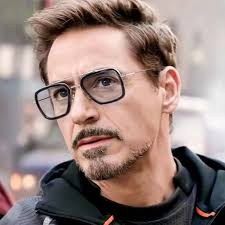
#> input picture tny1.jpeg, 225 x 225 px, found by its file name
$ python 'Grey&BW.py'
#> lines starting #> are read from the running program, lines starting #| are printed output that depends on the picture; after the words box and inside, x2 and y2 are one past the last pixel; in counts of white or black regions, pixels touching at a corner belong together
# Grey Scale image
import cv2
img1=cv2.imread('/home/rizzal/Documents/git/Python/Opencv/tny1.jpeg')
#> img1 is the input picture: shape (225, 225, 3); mean B, G, R 126.3, 131.2, 151.9

gry_img=cv2.cvtColor(img1,cv2.COLOR_BGR2GRAY)  # color image converted to gray color
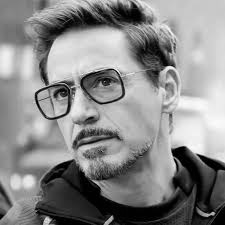
#> gry_img: shape (225, 225); min 0, max 253, mean 136.8

# print(gry_img)
cv2.imshow("COLOR IMAGE ",img1)
cv2.imshow("Grey Scale Color",gry_img)
cv2.waitKey()
cv2.destroyAllWindows()

# Binary Image
(thresh,bw_img)=cv2.threshold(gry_img,200,255,cv2.THRESH_BINARY | cv2.THRESH_OTSU)
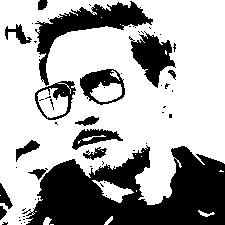
#> bw_img: shape (225, 225); 66.6% white; 59 black regions (44 under 20 px), largest, box (x1, y1, x2, y2) and area: (22, 145, 225, 225) 10119, (35, 1, 153, 86) 2505, (129, 31, 176, 88) 1288
#> thresh = 115
# print(thresh)
cv2.imshow("Binary Image",bw_img)
cv2.waitKey()
cv2.destroyAllWindows()

print(gry_img.shape) #For get the size of image or dimension(height,width,chanel) if c 3  its rgb else binarycolor
#| (225, 225)
print(img1.shape)
#| (225, 225, 3)

$ run again, with grp1.jpeg copied over tny1.jpeg
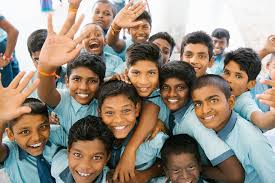
#> input picture grp1.jpeg, 275 x 183 px, found by its file name
#> img1 is the input picture: shape (183, 275, 3); mean B, G, R 126.3, 139.2, 151.5
#> `gry_img=cv2.cvtColor(img1,cv2.COLOR_BGR2GRAY)`:
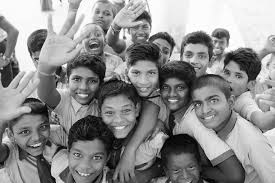
#> gry_img: shape (183, 275); min 0, max 255, mean 141.4
#> `(thresh,bw_img)=cv2.threshold(gry_img,200,255,cv2.THRESH_BINARY | cv2...`:
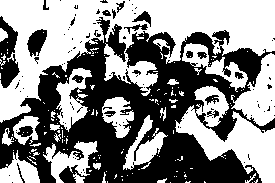
#> bw_img: shape (183, 275); 54% white; 97 black regions (76 under 20 px), largest, box (x1, y1, x2, y2) and area: (0, 17, 275, 183) 20789, (0, 16, 20, 88) 835, (27, 29, 47, 57) 352
#> thresh = 136
#| (183, 275)
#| (183, 275, 3)
